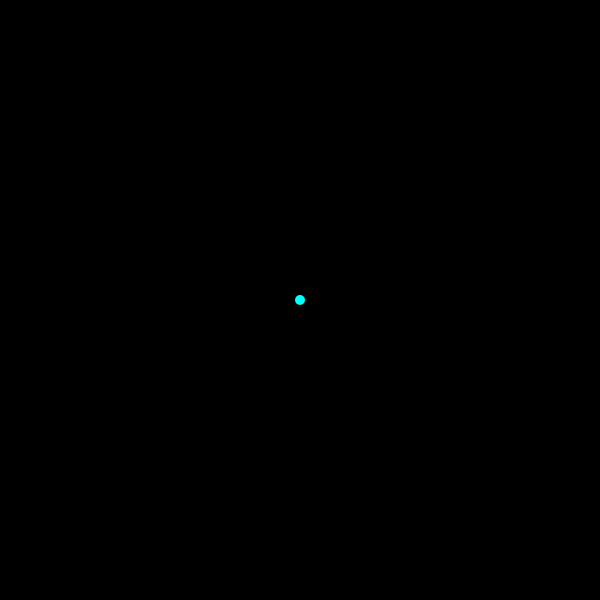
Frame 1 (no input)
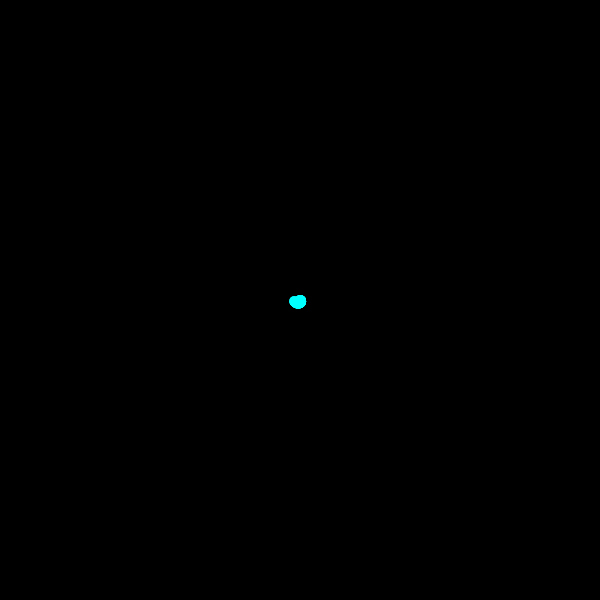
Frame 60 (no input)
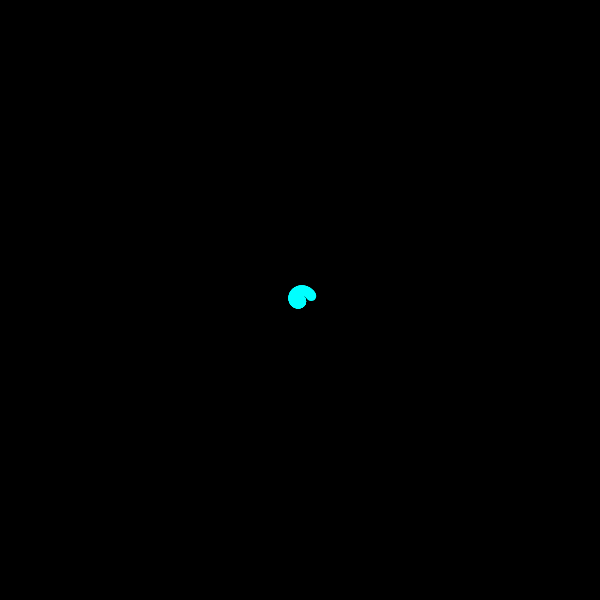
Frame 120 (the mouse pressed at the canvas centre since frame 60)

The p5.js sketch that drew these frames (run headless with seeded random() and noise() and a simulated clock; from frame 60 on, the mouse is pressed at the canvas centre):

// p5.js sketch
// ── sketch.js
// PGTE Data Visualization - Spring 2017
// -------------------------------------

var r = 0;
var theta = 0;

function setup() {
  createCanvas(600,600);
  background(0);
  smooth();
}

function draw() {
  // fill(0,10);
  // rect(0,0,width,height);

  var x = r * cos(theta);
  var y = r * sin(theta);

  fill(0,255,255);
  noStroke();
  ellipse(x + width/2, y + height/2, 10, 10);

  theta += 0.05;
  r += 0.1;
}
